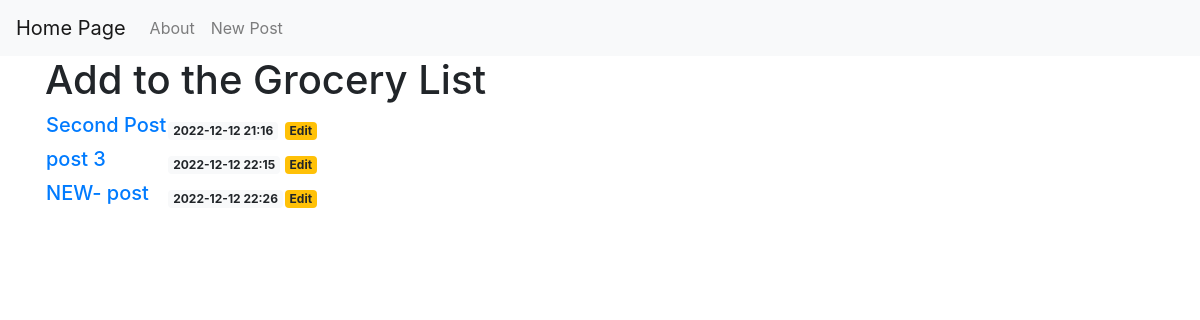
Before: / with the older database file.
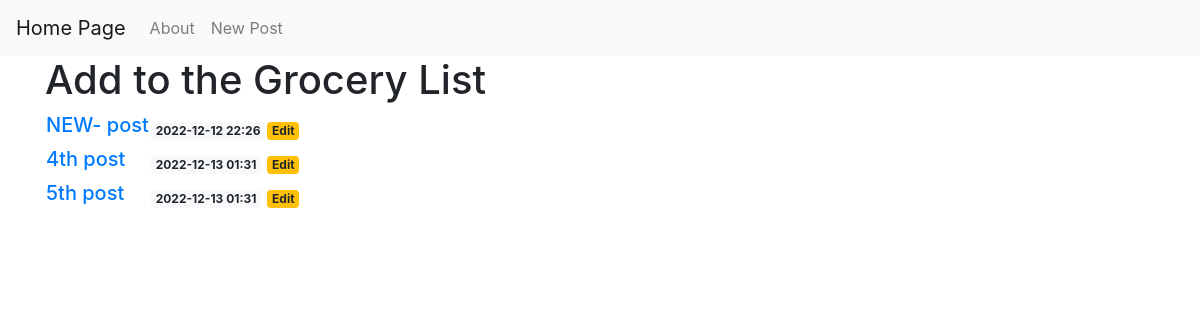
After: the same page with the newer database file.
### tables this page shows
CREATE TABLE posts (
    id INTEGER PRIMARY KEY AUTOINCREMENT,
    created TIMESTAMP NOT NULL DEFAULT CURRENT_TIMESTAMP,
    title TEXT NOT NULL,
    content TEXT NOT NULL
);

### app.py (the view)
@app.route("/")
def index():
    conn = get_db_connection()
    posts = conn.execute('SELECT * FROM posts').fetchall()
    conn.close()
    return render_template("index.html", posts=posts)

### app.py (called while the page is built)
def get_db_connection():
    conn = sqlite3.connect('database.db')
    conn.row_factory = sqlite3.Row
    return conn

### templates/index.html
{% extends 'base.html' %}
{% block content %}
    <h1>{% block title %} Add to the Grocery List  {% endblock %}</h1>
    <table>
    {% for post in posts %}
        <tr>
        <td><a href="{{ url_for('post', post_id=post['id']) }}">
                <h5>{{ post['title'] }}</h5>
            </a>
        </td>
        <td>
            <h20>
                <span class="badge badge-light">{{ post['created'][:post['created'].rfind(":")] }}
                </span>
            </h20>
        </td>
        <td>
            <h20>
            <a href="{{ url_for('edit', id=post['id'])}}">
                <span class="badge badge-warning">Edit
                </span>
            </a>
            </h20>
        <td>
    {% endfor %}
    </table>
{% endblock %}

### templates/base.html (shortened to what this page needs)
<!doctype html>
<html lang="en">
  <head>
    <link rel="stylesheet" href="https://stackpath.bootstrapcdn.com/bootstrap/4.3.1/css/bootstrap.min.css">
  </head>
  <body>
    <nav class="navbar navbar-expand-md navbar-light bg-light">
        <a class="navbar-brand" href="{{ url_for('index')}}">Home Page</a>
        <div class="collapse navbar-collapse" id="navbarNav">
            <ul class="navbar-nav">
            <li class="nav-item">
                <a class="nav-link" href="#">About</a>
            </li>
            <li class="nav-item">
                <a class="nav-link" href="{{url_for('create')}}">New Post</a>
            </li>
            </ul>
        </div>
    </nav>
    <div class="container">
        {% block content %} {% endblock %}
    </div>
  </body>
</html>

Changed rows visible on the page:
removed posts: title "Second Post", created "2022-12-12 21:16"
removed posts: title "post 3", created "2022-12-12 22:15"
added posts: title "4th post", created "2022-12-13 01:31"
added posts: title "5th post", created "2022-12-13 01:31"
